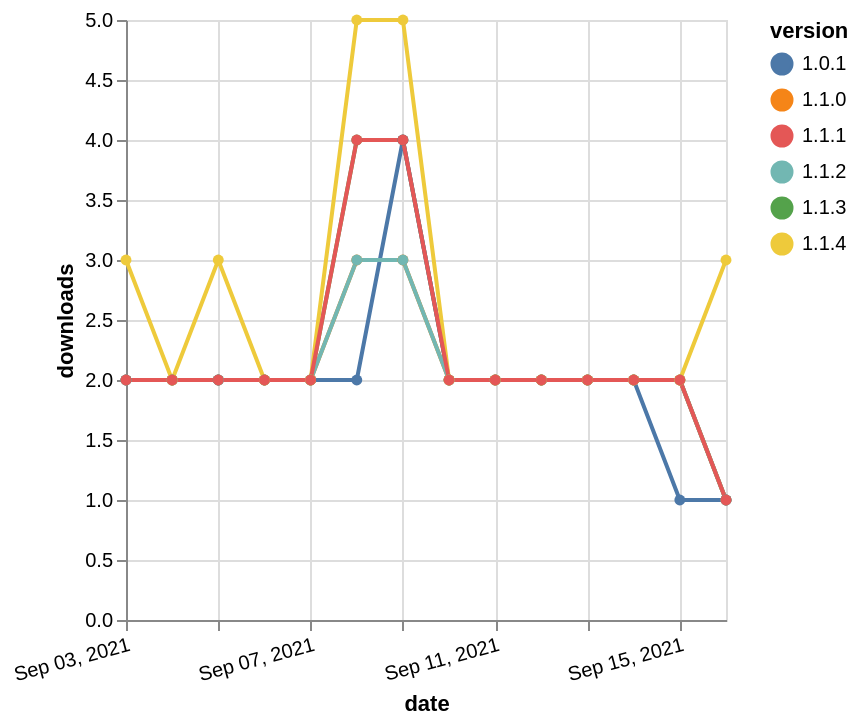

Write a Vega-Lite specification for this figure.
### Vega-Lite specification from a JSON file in a GitHub repository (floating-point values rounded to 4 significant figures)
{"$schema": "https://vega.github.io/schema/vega-lite/v5.json", "description": "A simple bar chart with embedded data.", "data": {"values": [{"date": "2021-09-03", "total": 1016, "delta": 2, "version": "1.1.0"}, {"date": "2021-09-04", "total": 1018, "delta": 2, "version": "1.1.0"}, {"date": "2021-09-05", "total": 1020, "delta": 2, "version": "1.1.0"}, {"date": "2021-09-06", "total": 1022, "delta": 2, "version": "1.1.0"}, {"date": "2021-09-07", "total": 1024, "delta": 2, "version": "1.1.0"}, {"date": "2021-09-08", "total": 1027, "delta": 3, "version": "1.1.0"}, {"date": "2021-09-09", "total": 1030, "delta": 3, "version": "1.1.0"}, {"date": "2021-09-10", "total": 1032, "delta": 2, "version": "1.1.0"}, {"date": "2021-09-11", "total": 1034, "delta": 2, "version": "1.1.0"}, {"date": "2021-09-12", "total": 1036, "delta": 2, "version": "1.1.0"}, {"date": "2021-09-13", "total": 1038, "delta": 2, "version": "1.1.0"}, {"date": "2021-09-14", "total": 1040, "delta": 2, "version": "1.1.0"}, {"date": "2021-09-15", "total": 1042, "delta": 2, "version": "1.1.0"}, {"date": "2021-09-16", "total": 1043, "delta": 1, "version": "1.1.0"}, {"date": "2021-09-03", "total": 458, "delta": 2, "version": "1.1.3"}, {"date": "2021-09-04", "total": 460, "delta": 2, "version": "1.1.3"}, {"date": "2021-09-05", "total": 462, "delta": 2, "version": "1.1.3"}, {"date": "2021-09-06", "total": 464, "delta": 2, "version": "1.1.3"}, {"date": "2021-09-07", "total": 466, "delta": 2, "version": "1.1.3"}, {"date": "2021-09-08", "total": 470, "delta": 4, "version": "1.1.3"}, {"date": "2021-09-09", "total": 474, "delta": 4, "version": "1.1.3"}, {"date": "2021-09-10", "total": 476, "delta": 2, "version": "1.1.3"}, {"date": "2021-09-11", "total": 478, "delta": 2, "version": "1.1.3"}, {"date": "2021-09-12", "total": 480, "delta": 2, "version": "1.1.3"}, {"date": "2021-09-13", "total": 482, "delta": 2, "version": "1.1.3"}, {"date": "2021-09-14", "total": 484, "delta": 2, "version": "1.1.3"}, {"date": "2021-09-15", "total": 486, "delta": 2, "version": "1.1.3"}, {"date": "2021-09-16", "total": 487, "delta": 1, "version": "1.1.3"}, {"date": "2021-09-03", "total": 1029, "delta": 2, "version": "1.0.1"}, {"date": "2021-09-04", "total": 1031, "delta": 2, "version": "1.0.1"}, {"date": "2021-09-05", "total": 1033, "delta": 2, "version": "1.0.1"}, {"date": "2021-09-06", "total": 1035, "delta": 2, "version": "1.0.1"}, {"date": "2021-09-07", "total": 1037, "delta": 2, "version": "1.0.1"}, {"date": "2021-09-08", "total": 1039, "delta": 2, "version": "1.0.1"}, {"date": "2021-09-09", "total": 1043, "delta": 4, "version": "1.0.1"}, {"date": "2021-09-10", "total": 1045, "delta": 2, "version": "1.0.1"}, {"date": "2021-09-11", "total": 1047, "delta": 2, "version": "1.0.1"}, {"date": "2021-09-12", "total": 1049, "delta": 2, "version": "1.0.1"}, {"date": "2021-09-13", "total": 1051, "delta": 2, "version": "1.0.1"}, {"date": "2021-09-14", "total": 1053, "delta": 2, "version": "1.0.1"}, {"date": "2021-09-15", "total": 1054, "delta": 1, "version": "1.0.1"}, {"date": "2021-09-16", "total": 1055, "delta": 1, "version": "1.0.1"}, {"date": "2021-09-03", "total": 938, "delta": 2, "version": "1.1.2"}, {"date": "2021-09-04", "total": 940, "delta": 2, "version": "1.1.2"}, {"date": "2021-09-05", "total": 942, "delta": 2, "version": "1.1.2"}, {"date": "2021-09-06", "total": 944, "delta": 2, "version": "1.1.2"}, {"date": "2021-09-07", "total": 946, "delta": 2, "version": "1.1.2"}, {"date": "2021-09-08", "total": 949, "delta": 3, "version": "1.1.2"}, {"date": "2021-09-09", "total": 952, "delta": 3, "version": "1.1.2"}, {"date": "2021-09-10", "total": 954, "delta": 2, "version": "1.1.2"}, {"date": "2021-09-11", "total": 956, "delta": 2, "version": "1.1.2"}, {"date": "2021-09-12", "total": 958, "delta": 2, "version": "1.1.2"}, {"date": "2021-09-13", "total": 960, "delta": 2, "version": "1.1.2"}, {"date": "2021-09-14", "total": 962, "delta": 2, "version": "1.1.2"}, {"date": "2021-09-15", "total": 964, "delta": 2, "version": "1.1.2"}, {"date": "2021-09-16", "total": 965, "delta": 1, "version": "1.1.2"}, {"date": "2021-09-03", "total": 387, "delta": 3, "version": "1.1.4"}, {"date": "2021-09-04", "total": 389, "delta": 2, "version": "1.1.4"}, {"date": "2021-09-05", "total": 392, "delta": 3, "version": "1.1.4"}, {"date": "2021-09-06", "total": 394, "delta": 2, "version": "1.1.4"}, {"date": "2021-09-07", "total": 396, "delta": 2, "version": "1.1.4"}, {"date": "2021-09-08", "total": 401, "delta": 5, "version": "1.1.4"}, {"date": "2021-09-09", "total": 406, "delta": 5, "version": "1.1.4"}, {"date": "2021-09-10", "total": 408, "delta": 2, "version": "1.1.4"}, {"date": "2021-09-11", "total": 410, "delta": 2, "version": "1.1.4"}, {"date": "2021-09-12", "total": 412, "delta": 2, "version": "1.1.4"}, {"date": "2021-09-13", "total": 414, "delta": 2, "version": "1.1.4"}, {"date": "2021-09-14", "total": 416, "delta": 2, "version": "1.1.4"}, {"date": "2021-09-15", "total": 418, "delta": 2, "version": "1.1.4"}, {"date": "2021-09-16", "total": 421, "delta": 3, "version": "1.1.4"}, {"date": "2021-09-03", "total": 1108, "delta": 2, "version": "1.1.1"}, {"date": "2021-09-04", "total": 1110, "delta": 2, "version": "1.1.1"}, {"date": "2021-09-05", "total": 1112, "delta": 2, "version": "1.1.1"}, {"date": "2021-09-06", "total": 1114, "delta": 2, "version": "1.1.1"}, {"date": "2021-09-07", "total": 1116, "delta": 2, "version": "1.1.1"}, {"date": "2021-09-08", "total": 1120, "delta": 4, "version": "1.1.1"}, {"date": "2021-09-09", "total": 1124, "delta": 4, "version": "1.1.1"}, {"date": "2021-09-10", "total": 1126, "delta": 2, "version": "1.1.1"}, {"date": "2021-09-11", "total": 1128, "delta": 2, "version": "1.1.1"}, {"date": "2021-09-12", "total": 1130, "delta": 2, "version": "1.1.1"}, {"date": "2021-09-13", "total": 1132, "delta": 2, "version": "1.1.1"}, {"date": "2021-09-14", "total": 1134, "delta": 2, "version": "1.1.1"}, {"date": "2021-09-15", "total": 1136, "delta": 2, "version": "1.1.1"}, {"date": "2021-09-16", "total": 1137, "delta": 1, "version": "1.1.1"}]}, "width": "container", "mark": {"type": "line", "point": {"filled": true}}, "encoding": {"x": {"field": "date", "type": "temporal", "timeUnit": "yearmonthdate", "title": "date", "axis": {"labelAngle": -15}}, "y": {"field": "delta", "type": "quantitative", "title": "downloads"}, "color": {"field": "version", "type": "nominal"}, "tooltip": {"field": "delta"}}}
